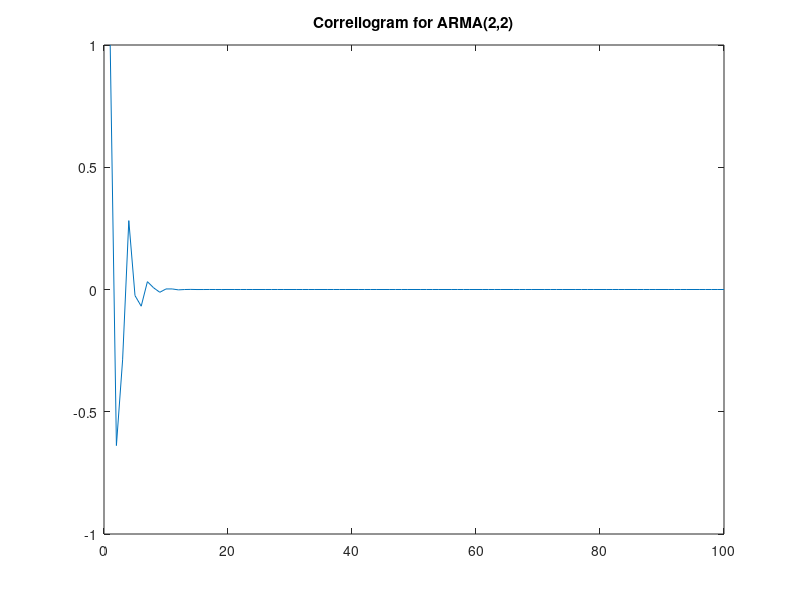

The MATLAB script that drew this image:
function ARMA22
n = 100;
phi1 = -0.369;
phi2 = -0.275;
theta1 = -0.388;
theta2 = 0.789;
sigma = 1.0;
for i = 1:n
x(i)=i
end
gnum =  1+(theta1*theta1)+(theta2*theta2)+(2*phi1*theta1)+(2*phi1*phi1*theta1)+(2*phi2*theta2)+(2*phi1*theta1*theta2);
gdenom = (1-(phi1*phi1)-(phi2*phi2));
g = gnum/gdenom;
p(1) = 1;
p(2) = (phi1 + (((theta1*sigma)+(theta1*theta2*sigma)+(phi1*theta2*sigma))/g))/(1-phi2);
p(3) = phi2+(phi1*p(1))+((theta2*sigma)/g);
for j = 4:n
    p(j) = (phi1*p(j-1))+(phi2*p(j-2));
end
display(p);
plot(x,p);
title('Correllogram for ARMA(2,2)');
end